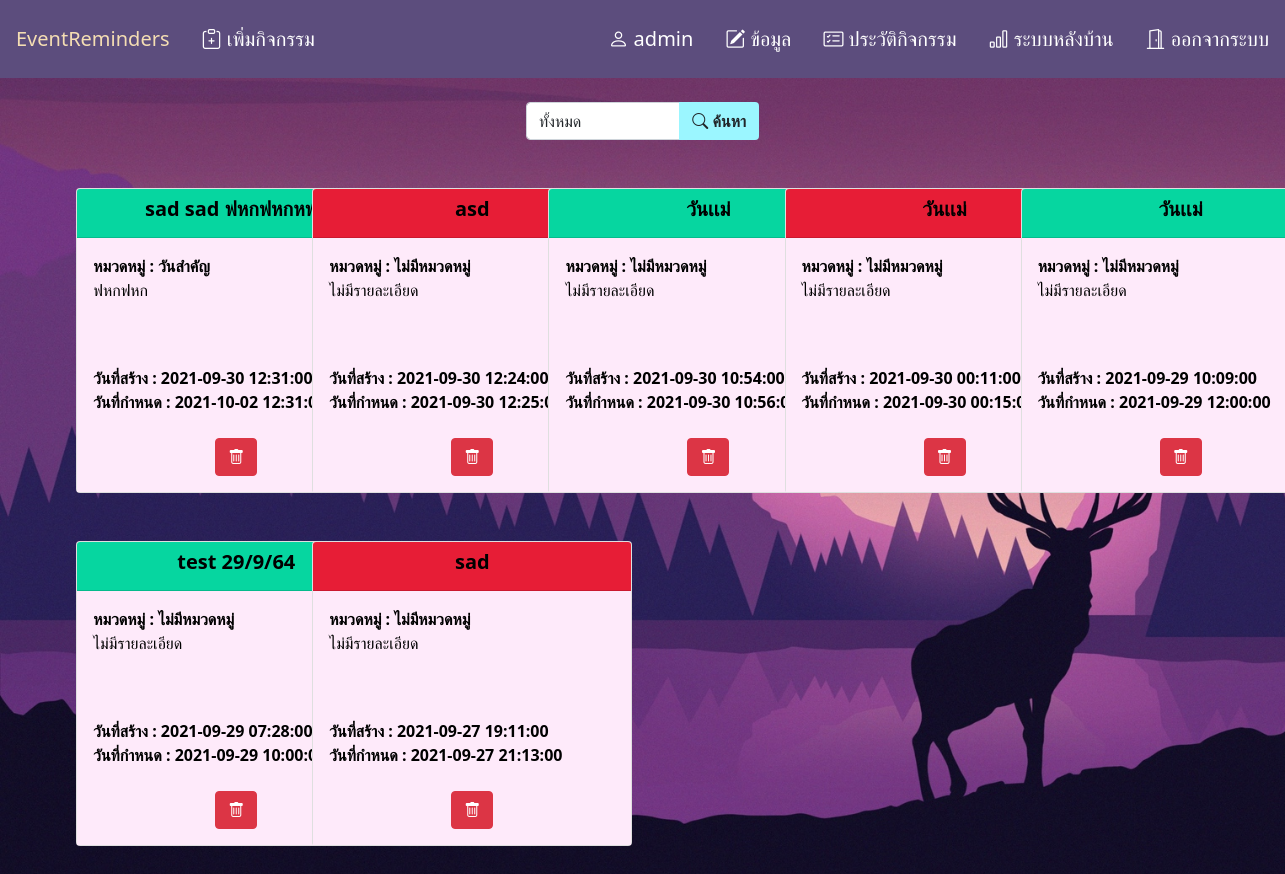
Page /history.php (signed in) on the committed database.
### tables this page shows
CREATE TABLE `activity` (
  `A_id` int(11) NOT NULL,
  `U_id` int(11) NOT NULL,
  `C_id` int(11) NOT NULL,
  `A_name` varchar(255) NOT NULL,
  `A_detail` varchar(255) NOT NULL,
  `A_state` varchar(20) NOT NULL,
  `A_Notification_state` varchar(20) NOT NULL,
  `A_Date_Create` datetime NOT NULL,
  `A_Date_End` datetime NOT NULL,
  `A_Date_Bf_End` datetime NOT NULL
);

CREATE TABLE `category` (
  `C_id` int(11) NOT NULL,
  `C_name` varchar(255) NOT NULL,
  `U_id` int(11) NOT NULL
);

### history.php (the view, shortened to what this page needs)
<?php
    require('datacon.php');
    if(isset($_SESSION["Uid"])){
        $Uid = $_SESSION["Uid"];
        $sql = "SELECT activity.* ,user.* , category.* FROM activity
                INNER JOIN user ON user.U_id = activity.U_id
                INNER JOIN category ON category.C_id = activity.C_id
                WHERE activity.U_id = '$Uid' AND activity.A_state NOT IN ('กำลังดำเนินการ') ORDER BY A_id DESC";
        $result = mysqli_query($conn,$sql);
    }
?>
<!DOCTYPE html>
<html lang="en">
<head>
</head>
    <link href="https://cdn.jsdelivr.net/npm/bootstrap@5.1.1/dist/css/bootstrap.min.css" rel="stylesheet">
    <link rel="stylesheet" href="https://cdn.jsdelivr.net/npm/bootstrap-icons@1.5.0/font/bootstrap-icons.css">
    <link rel="stylesheet" href="css/navbar.css">
<body>
    <ul class="top">
        <li><a class="left" href="index.php">EventReminders</a></li>
            <?php if(isset($_SESSION["username"])) { ?>
                  <li><a href="add_activity.php" class="left" ><i class="bi bi-clipboard-plus"></i> เพิ่มกิจกรรม</a> </li>
            <?php } ?>
        <?php if(isset($_SESSION["username"])) { ?>
                <li><a href="index.php?logout" class="login" ><i class="bi bi-door-open"> </i>ออกจากระบบ</a> </li>
                <?php if(($_SESSION["state"]) == "admin"){ ?>
                        <li><a href="backend_userDb.php" class="login"><i class="bi bi-bar-chart"></i> ระบบหลังบ้าน </a></li>
                <?php } ?>
                <li><a href="javascript:void(0)" class="login" ><i class="bi bi-card-checklist"> </i>ประวัติกิจกรรม</a> </li>
                <li><a href="editprofile.php?Uid=<?php echo $_SESSION["Uid"]; ?>" class="login" ><i class="bi bi-pencil-square"> </i>ข้อมูล</a> </li>
                <li><a href="javascript:void(0)" class="login"><i class="bi bi-person"> </i><?php echo $_SESSION["username"]; ?></a></li>
        <?php } ?>
    </ul>
        <?php if(isset($_SESSION["username"])){  ?>
            <br>
            <div class="container" style="max-width: 20%;">
                <form action="history_search.php" method="GET">
                    <div class="input-group mb-1">
                        <select name="Astate" id="" class="form-control">
                            <option value="ทั้งหมด">ทั้งหมด</option>
                        </select>
                        <button class="btn"  name="search_Btn" style="background-color: #9bf6ff; "> <b><i class="bi bi-search"></i> ค้นหา</b></button>
                    </div>
                </form>
            </div>
        <?php }?>
        <table class="table table-dark table-striped table-hover ">
            <tbody class="table-light">
                <tr>
                    <div class="container" style="max-width: 90%;">
                        <div class="my-5 ">
                            <div class="row row-cols-1 row-cols-md-5 g-5">
                                <?php if(isset($_SESSION["Uid"])){ while($row = mysqli_fetch_assoc($result)){ ?>
                                    <div class="col">
                                        <div class="card text-black " style="width: 20rem; ">
                                            <?php if($row["A_state"]=="ยกเลิก"){?>
                                                <div class="card-header " style="background-color: #e71d36; color:black;  text-align: center;">
                                                    <h5 class="card-title "><b><?php if(mb_strlen($row["A_name"]) > 20){
                                                                                    $Aname = mb_substr($row["A_name"],0,20)."...";
                                                                                    echo $Aname;
                                                                                    }else{
                                                                                    echo $row["A_name"];
                                                                                    }?></b>
                                                    </h5>
                                                </div>
                                                <?php } else if( $row["A_state"]=="เสร็จสิ้น"){ ?>
                                                    <div class="card-header " style="background-color: #06d6a0; color:black;  text-align: center;">
                                                        <h5 class="card-title "><b><?php if(mb_strlen($row["A_name"]) > 20){
                                                                                        $Aname = mb_substr($row["A_name"],0,20)."...";
                                                                                        echo $Aname;
                                                                                        }else{
                                                                                        echo $row["A_name"];
                                                                                        }?></b>
                                                        </h5>
                                                    </div>
                                                <?php } else if( $row["A_state"]=="ครบกำหนด"){ ?>
                                                    <div class="card-header " style="background-color: #ffb703; color:black;  text-align: center;">
                                                        <h5 class="card-title "><b><?php if(mb_strlen($row["A_name"]) > 20){
                                                                                        $Aname = mb_substr($row["A_name"],0,20)."...";
                                                                                        echo $Aname;
                                                                                        }else{
                                                                                        echo $row["A_name"];
                                                                                        }?></b>
                                                        </h5>
                                                    </div>
                                                <?php }?>
                                            <div class="card-body" style="background-color: #feeafa; ">
                                                <b>หมวดหมู่ : <?php echo $row["C_name"]; ?></b>
                                                <p class="card-text"><?php if(mb_strlen($row["A_detail"]) > 100){
                                                                            $Adetail = mb_substr($row["A_detail"],0,100)."...";
                                                                            echo $Adetail;
                                                                            }else if($row["A_detail"]==""){
                                                                            echo"ไม่มีรายละเอียด<br><br><br>";
                                                                            }else if(strlen($row["A_detail"]) < 100){
                                                                            echo $row["A_detail"]."<br>"."<br>"."<br>";}?>
                                                </p>
                                                <b>วันที่สร้าง : <?php echo $row["A_Date_Create"]; ?></b><br>
                                                <b>วันที่กำหนด : <?php echo $row["A_Date_End"]; ?></b>
                                                <div class="container text-center" >
                                                <br>
                                                    <a href="Delete_Db.php?page=history&state=user&Aid=<?php echo $row["A_id"]?>"
                                                    onclick="return confirm('ต้องการลบใช่หรือไม่');" class="btn btn-danger "><i class="bi bi-trash"></i></a>
                                                </div>
                                            </div>
                                        </div>
                                    </div>
                                <?php } } ?>
                            </div>
                        </div>
                    </div>
                </tr>
            </tbody>
        </table>
</body>
</html>

### css/navbar.css (style rules this page uses)
.top { list-style-type:none ; margin: 0; padding: 0; overflow:hidden; font-size:20px; background-color: #5c4d7d; }
li .left { float: left ; }
li .login { float: right; }
li a { display:block; color: white; text-align: center; padding: 24px 16px; text-decoration: none; }

### history.php (style rules this page uses)
* { margin: 0 ; padding: 0 ; }
body { background-image: url('img/wallpaper3.jpg'); background-repeat: no-repeat; background-attachment: fixed; background-size: cover; }

### rows in the picture
activity: A_name "sad sad ฟหกฟหกหฟก", C.C_name "วันสำคัญ", A_detail "ฟหกฟหก", A_Date_Create "2021-09-30 12:31:00", A_Date_End "2021-10-02 12:31:00"
activity: A_name "asd", C.C_name "ไม่มีหมวดหมู่", A_detail "ไม่มีรายละเอียด", A_Date_Create "2021-09-30 12:24:00", A_Date_End "2021-09-30 12:25:00"
activity: A_name "วันเเม่", C.C_name "ไม่มีหมวดหมู่", A_detail "ไม่มีรายละเอียด", A_Date_Create "2021-09-30 10:54:00", A_Date_End "2021-09-30 10:56:00"
activity: A_name "วันเเม่", C.C_name "ไม่มีหมวดหมู่", A_detail "ไม่มีรายละเอียด", A_Date_Create "2021-09-30 00:11:00", A_Date_End "2021-09-30 00:15:00"
activity: A_name "วันเเม่", C.C_name "ไม่มีหมวดหมู่", A_detail "ไม่มีรายละเอียด", A_Date_Create "2021-09-29 10:09:00", A_Date_End "2021-09-29 12:00:00"
activity: A_name "test 29/9/64", C.C_name "ไม่มีหมวดหมู่", A_detail "ไม่มีรายละเอียด", A_Date_Create "2021-09-29 07:28:00", A_Date_End "2021-09-29 10:00:00"
activity: A_name "sad", C.C_name "ไม่มีหมวดหมู่", A_detail "ไม่มีรายละเอียด", A_Date_Create "2021-09-27 19:11:00", A_Date_End "2021-09-27 21:13:00"

### other values in the picture
$_SESSION["username"] "admin"
